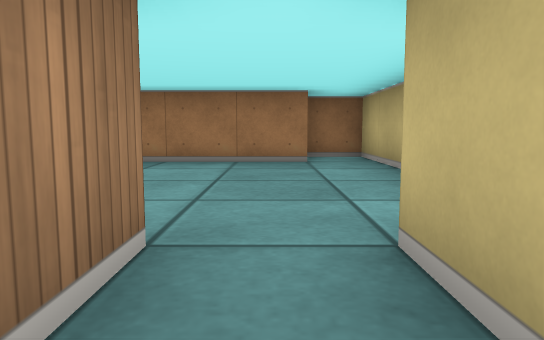
[1] (above)

18 first-person views from a walk through a cub3D maze. The camera is about half as high as the walls, tilts 6° down and sees 70° across. The floor is counted in squares. Each view is taken from the middle of a square. On the plan, view 1 faces up. The plan holds only what a view shows up to about 9 squares ahead; the rest is blank. The place goes on beyond the plan.

[2]
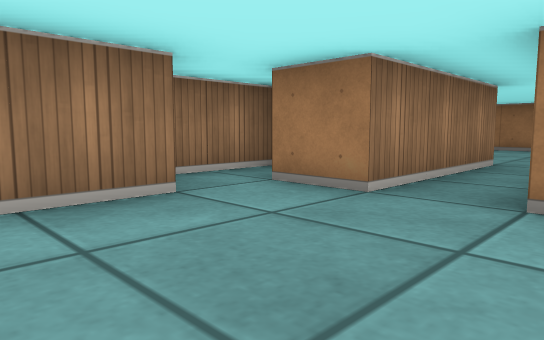

[3]
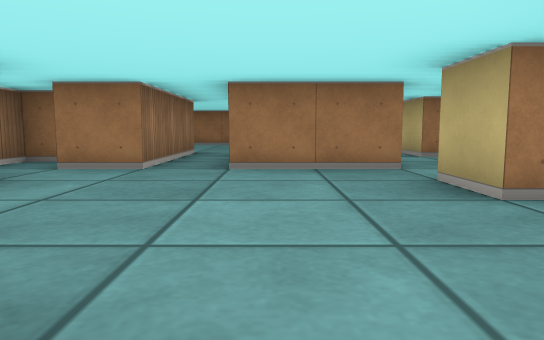

[4]
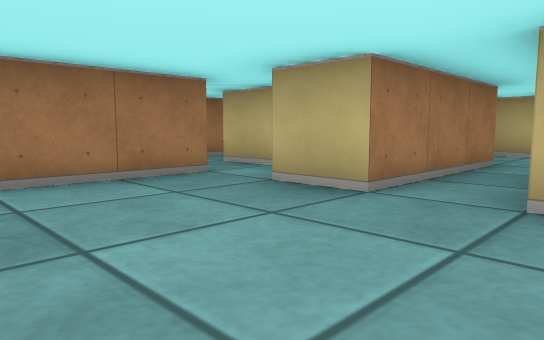

[5]
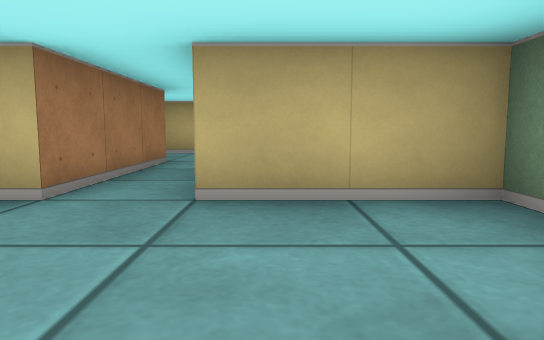

[6]
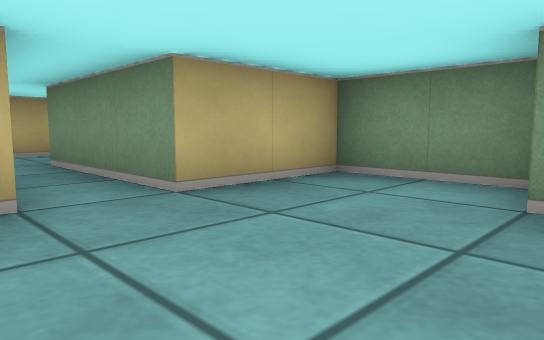

[7]
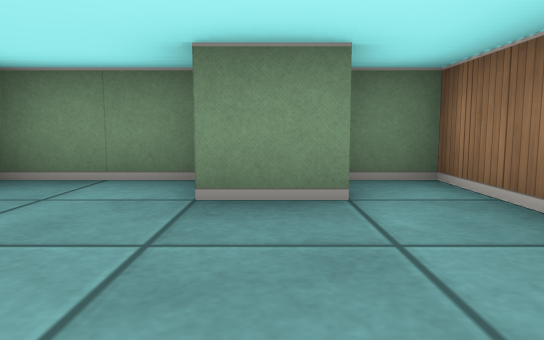

[8]
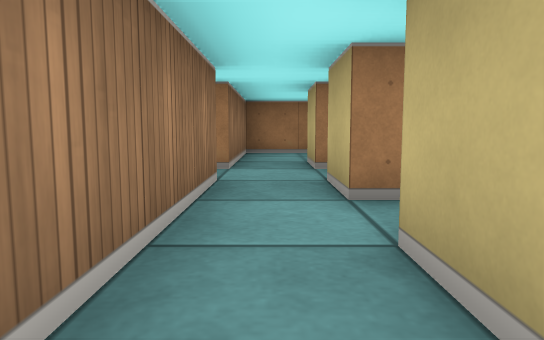

[9]
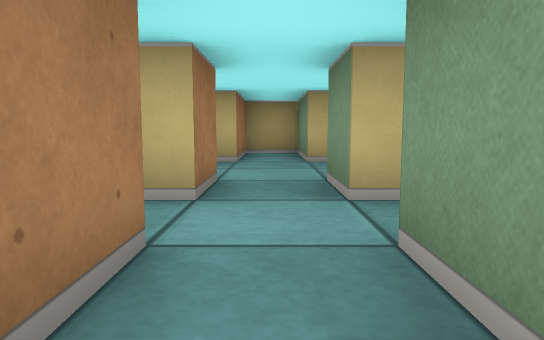

[10]
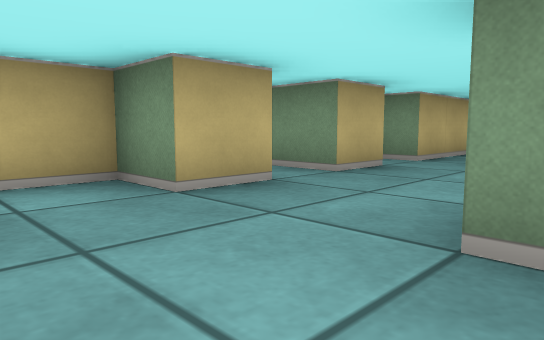

[11]
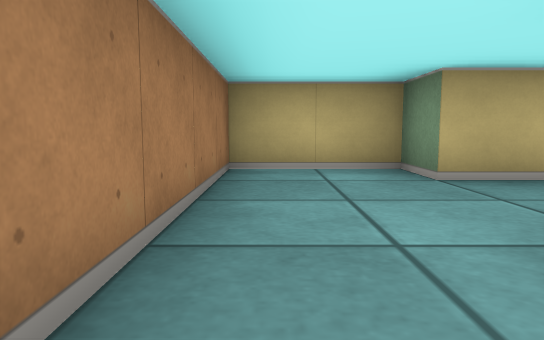

[12]
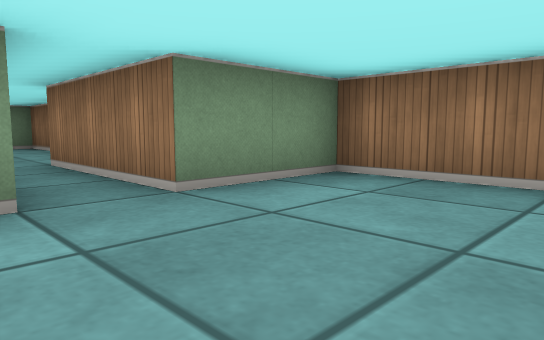

[13]
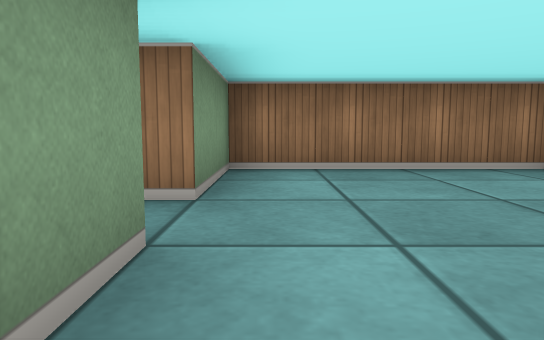

[14]
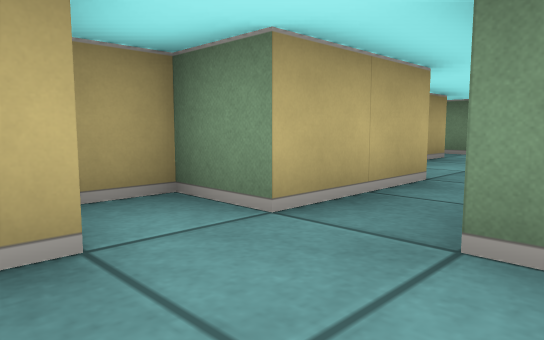

[15]
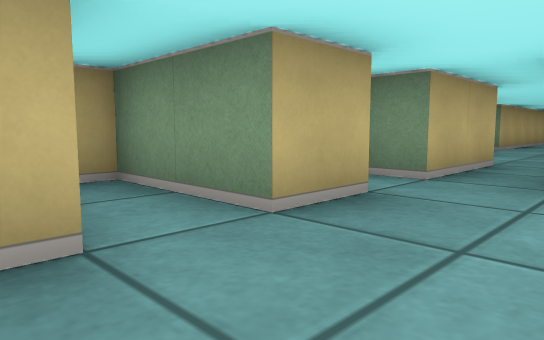

[16]
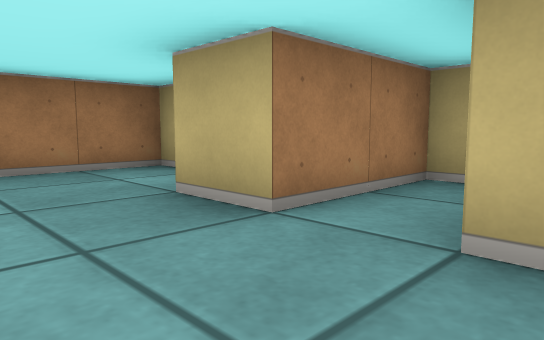

[17]
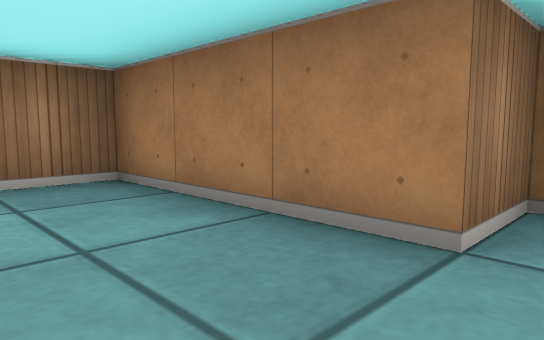

[18]
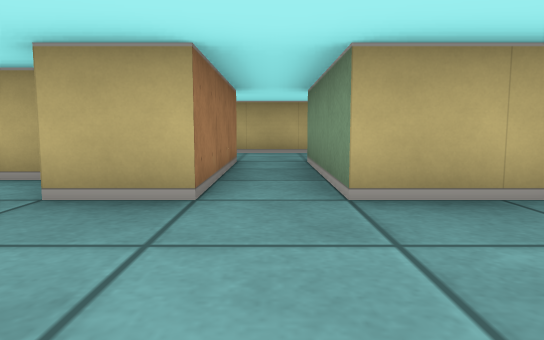

### Floor plan
Ten units are one square. View 1 is at (0, 0); x grows to the right and y downward. Boxes are objects, and circles mark ways between rooms. Rooms are numbered by the first view taken in them; rooms with no view inside come last. Other rooms are left out.
<svg viewBox="-30 -70 120 140">
<path fill="none" stroke="#000" d="M-15 24 -15 65 -6 65M35 20 35 5M25 5 25 15 5 15M-6 55 5 55M6 65 25 65 25 45 55 45M5 -6 5 -15M-20 5 -25 5 -25 20M56 35 25 35 25 25M-5 -15 -5 15 -15 15M15 -45 15 -65 5 -65 5 -55 -25 -55 -25 -15 -5 -15M5 -15 25 -15M25 -25 16 -25M45 -25 35 -25 35 -35M44 -5 35 -5 35 -15 45 -15M25 -15 25 5M65 -4 65 -15 85 -15 85 -25 65 -25 65 -35 75 -35 75 -55 25 -55 25 -25M65 5 75 5 75 -2M65 26 65 5M75 56 75 29"/>
<circle cx="0" cy="-20" r="3" fill="#2a7"/>
<circle cx="30" cy="10" r="3" fill="#2a7"/>
<circle cx="50" cy="40" r="3" fill="#2a7"/>
<circle cx="20" cy="-20" r="3" fill="#2a7"/>
<circle cx="60" cy="0" r="3" fill="#2a7"/>
<text x="10" y="30">1</text>
<text x="0" y="-40">2</text>
<text x="50" y="-30">3</text>
<text x="60" y="30">4</text>
</svg>
Room 1 opens to room 2. Room 1 opens to room 3. Room 1 opens to room 4. Room 2 opens to room 3. Room 3 opens to room 4.

Where each view was taken, in squares from view 1:
view 1: 0 up, 0 right, facing up
view 2: 4 down, 1 right, facing up-left
view 3: 6 down, 1 right, facing up
view 4: 5 down, 0 right, facing up-right
view 5: 5 down, 0 right, facing right
view 6: 3 down, 0 right, facing down-right
view 7: 3 down, 0 right, facing down
view 8: 2 down, 3 right, facing up
view 9: 2 up, 1 right, facing right
view 10: 5 up, 4 right, facing down-right
view 11: 5 up, 3 right, facing right
view 12: 4 up, 1 right, facing down-left
view 13: 2 up, 2 right, facing left
view 14: 1 up, 5 right, facing down-right
view 15: 3 up, 5 right, facing down-right
view 16: 1 up, 5 right, facing up-right
view 17: 4 up, 1 right, facing up-left
view 18: 4 down, 0 right, facing right
